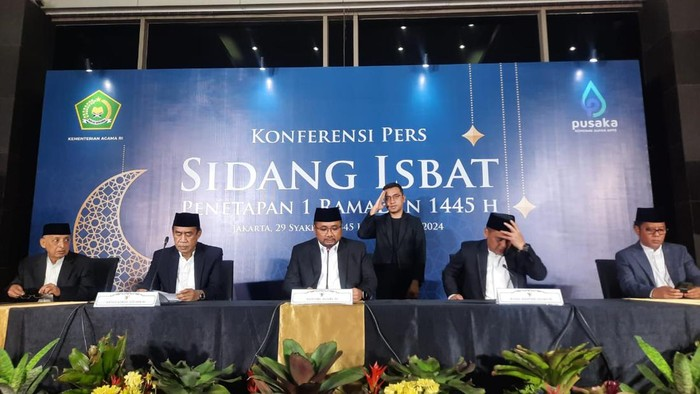
#> input picture sidang isbat.jpeg, 700 x 394 px
$ python 'L6_Matching mendeteksi bapak pada gambar2.py'
#> lines starting #> are read from the running program, lines starting #| are printed output that depends on the picture
import cv2
import numpy as np
from matplotlib import pyplot as plt

# Membaca gambar
img = cv2.imread('sidang isbat.jpeg', 0)
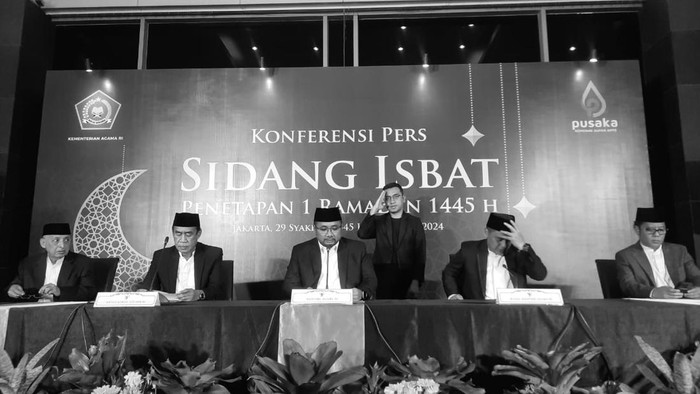
#> img: shape (394, 700); min 0, max 255, mean 90.1
img2 = img.copy()
template = cv2.imread('bapak.png', 0)
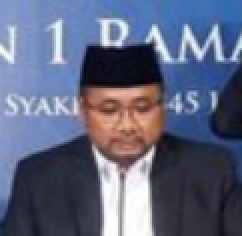
#> input picture bapak.png, 121 x 118 px (shown 2 times larger)
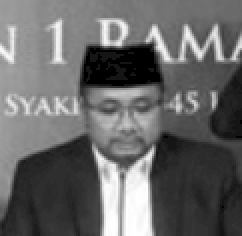
#> template: shape (118, 121) (shown 2 times larger); min 0, max 255, mean 103.3
w, h = template.shape[::-1]
#> w = 121; h = 118

# Semua metode untuk perbandingan dalam sebuah daftar
methods = ['cv2.TM_CCOEFF', 'cv2.TM_CCOEFF_NORMED', 'cv2.TM_CCORR', 'cv2.TM_CCORR_NORMED', 'cv2.TM_SQDIFF', 'cv2.TM_SQDIFF_NORMED']

# Memperbesar ukuran hasil plotting
plt.rcParams["figure.figsize"] = (20, 20)

# Menyiapkan figure dengan subplots
fig, axs = plt.subplots(len(methods), 2, figsize=(20, 15))

for i, met in enumerate(methods):
    img = img2.copy()
    method = eval(met)

    # Menggunakan template matching
    res = cv2.matchTemplate(img, template, method)

    # Mencari ukuran citra template untuk menggambar kotak
    min_val, max_val, min_loc, max_loc = cv2.minMaxLoc(res)

    # Metode TM_SQDIFF dan TM_SQDIFF_NORMED menggunakan persamaan yang sedikit berbeda
    # sehingga dibuatkan fungsi khusus untuk mengambil nilai minimum
    if method in [cv2.TM_SQDIFF, cv2.TM_SQDIFF_NORMED]:
        top_left = min_loc
    else:
        top_left = max_loc

    bottom_right = (top_left[0] + w, top_left[1] + h)

    # Membuat persegi pada lokasi yang ditemukan
    cv2.rectangle(img, top_left, bottom_right, 255, 2) # 2 adalah ketebalan garis kotak

    # Menampilkan hasil
    axs[i, 0].imshow(res, cmap='gray')
    axs[i, 0].set_title(f'Hasil matching {met}')
    axs[i, 0].set_xticks([])
    axs[i, 0].set_yticks([])

    axs[i, 1].imshow(img, cmap='gray')
    axs[i, 1].set_title(f'Detected Point {met}')
    axs[i, 1].set_xticks([])
    axs[i, 1].set_yticks([])
#> this loop made 6 passes
#> (min_val, max_val, min_loc, top_left, bottom_right) on passes 1 to 4: (-22519528, 39477800, (124, 127), (267, 178), (388, 296)), (-0.547, 0.616, (124, 127), (267, 178), (388, 296)), (56340832, 287726464, (365, 240), (167, 130), (288, 248)), (0.48, 0.89, (0, 21), (267, 177), (388, 295))
#> (min_val, max_val, max_loc, top_left, bottom_right) on passes 5 to 6: (51128016, 211559760, (144, 158), (267, 177), (388, 295)), (0.227, 1, (0, 0), (267, 177), (388, 295))
#> pass 1, `res = cv2.matchTemplate(img, template, method)`:
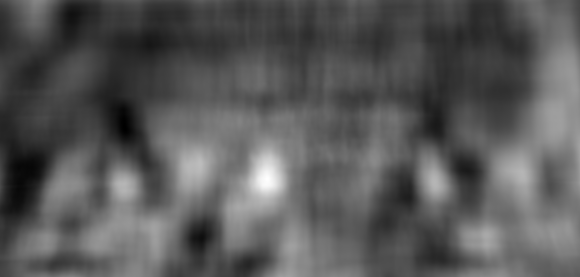
#> res: shape (277, 580) float32; min -22519528, max 39477800, mean -936788.5; drawn with min black and max white
#> pass 3, `res = cv2.matchTemplate(img, template, method)`:
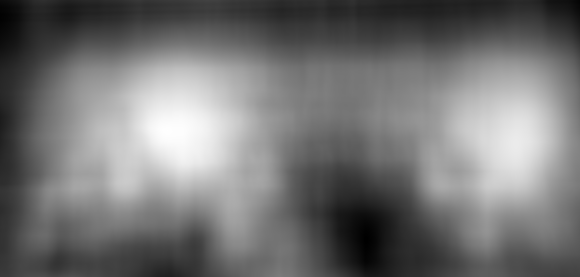
#> res: shape (277, 580) float32; min 56340832, max 287726464, mean 161518448; drawn with min black and max white
#> after the loop:
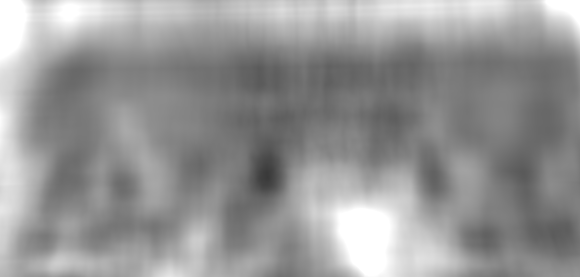
#> res: shape (277, 580) float32; min 0.227, max 1, mean 0.588

plt.tight_layout()
plt.show()
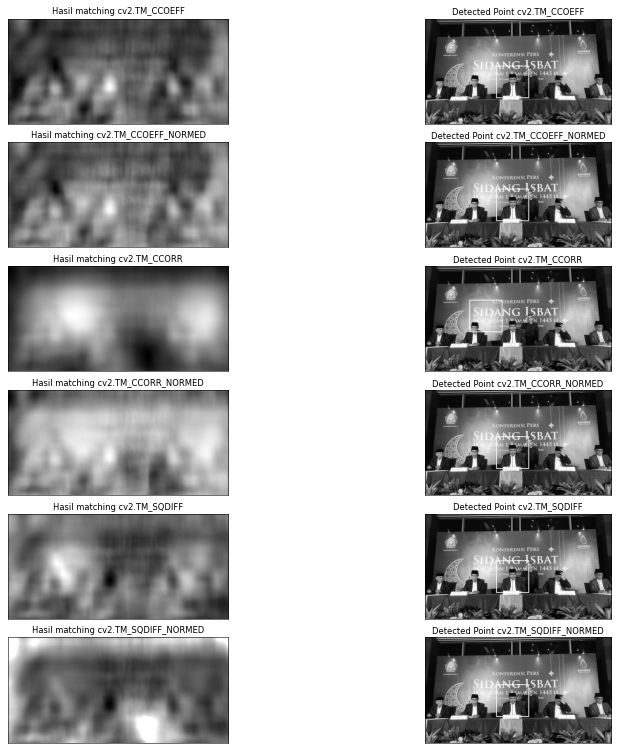
#> figure drawn by matplotlib, 12 panels
